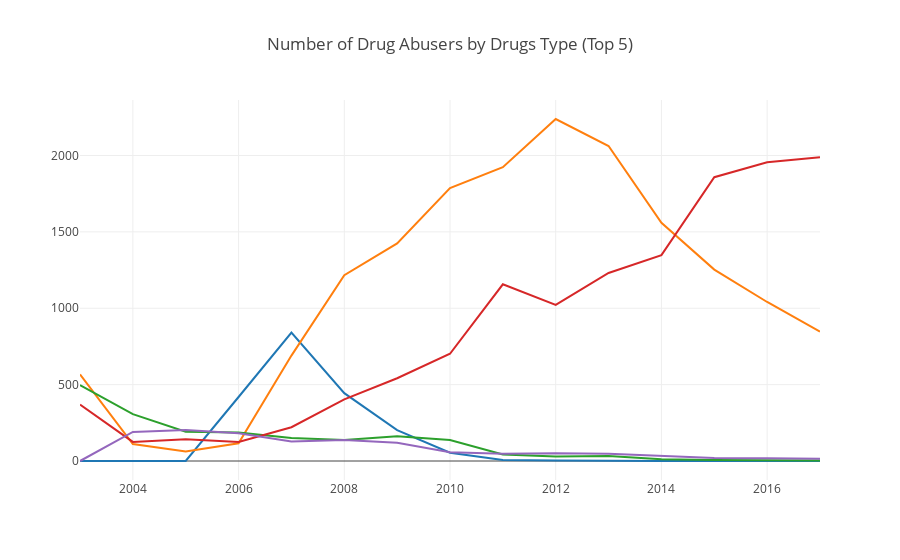

Notebook code cell kept with this figure:
### Code cell
import plotly.plotly as py
from plotly.offline import download_plotlyjs, init_notebook_mode, plot, iplot
import plotly.graph_objs as go

init_notebook_mode(connected=True)

drugs_list =['Buprenorphine','Heroin','Ketamine',
             'Methamphetamine','Nimetazepam']

data_drugs=[]
for category in drugs_list:
    data = go.Scatter(
        x=by_drugs_pivot_Total['year'],
        y=by_drugs_pivot_Total[category],
        mode='lines',
        name=category
        )
    data_drugs.append(data)


layout = dict(title = 'Number of Drug Abusers by Drugs Type (Top 5)', showlegend=False)
fig = dict(data=data_drugs, layout=layout)
iplot(fig, filename = 'jupyter/by-drugs')

### Figure 1 — Plotly figure (JSON) as saved in the notebook; plotly's stock layout.template omitted (floating-point values rounded to 4 significant figures)
{"data": [{"mode": "lines", "name": "Buprenorphine", "type": "scatter", "x": [2003, 2004, 2005, 2006, 2007, 2008, 2009, 2010, 2011, 2012, 2013, 2014, 2015, 2016, 2017], "y": [0, 0, 0, 419, 841, 444, 202, 54, 6, 4, 0, 0, 0, 0, 0]}, {"mode": "lines", "name": "Heroin", "type": "scatter", "x": [2003, 2004, 2005, 2006, 2007, 2008, 2009, 2010, 2011, 2012, 2013, 2014, 2015, 2016, 2017], "y": [567, 111, 62, 116, 690, 1216, 1425, 1787, 1924, 2239, 2062, 1560, 1253, 1041, 847]}, {"mode": "lines", "name": "Ketamine", "type": "scatter", "x": [2003, 2004, 2005, 2006, 2007, 2008, 2009, 2010, 2011, 2012, 2013, 2014, 2015, 2016, 2017], "y": [497, 307, 192, 186, 151, 138, 162, 138, 42, 30, 32, 11, 6, 5, 3]}, {"mode": "lines", "name": "Methamphetamine", "type": "scatter", "x": [2003, 2004, 2005, 2006, 2007, 2008, 2009, 2010, 2011, 2012, 2013, 2014, 2015, 2016, 2017], "y": [369, 125, 143, 124, 221, 404, 542, 702, 1157, 1022, 1231, 1348, 1858, 1956, 1989]}, {"mode": "lines", "name": "Nimetazepam", "type": "scatter", "x": [2003, 2004, 2005, 2006, 2007, 2008, 2009, 2010, 2011, 2012, 2013, 2014, 2015, 2016, 2017], "y": [0, 190, 203, 181, 128, 137, 120, 58, 47, 51, 47, 32, 19, 18, 14]}], "layout": {"showlegend": false, "title": "Number of Drug Abusers by Drugs Type (Top 5)"}}
